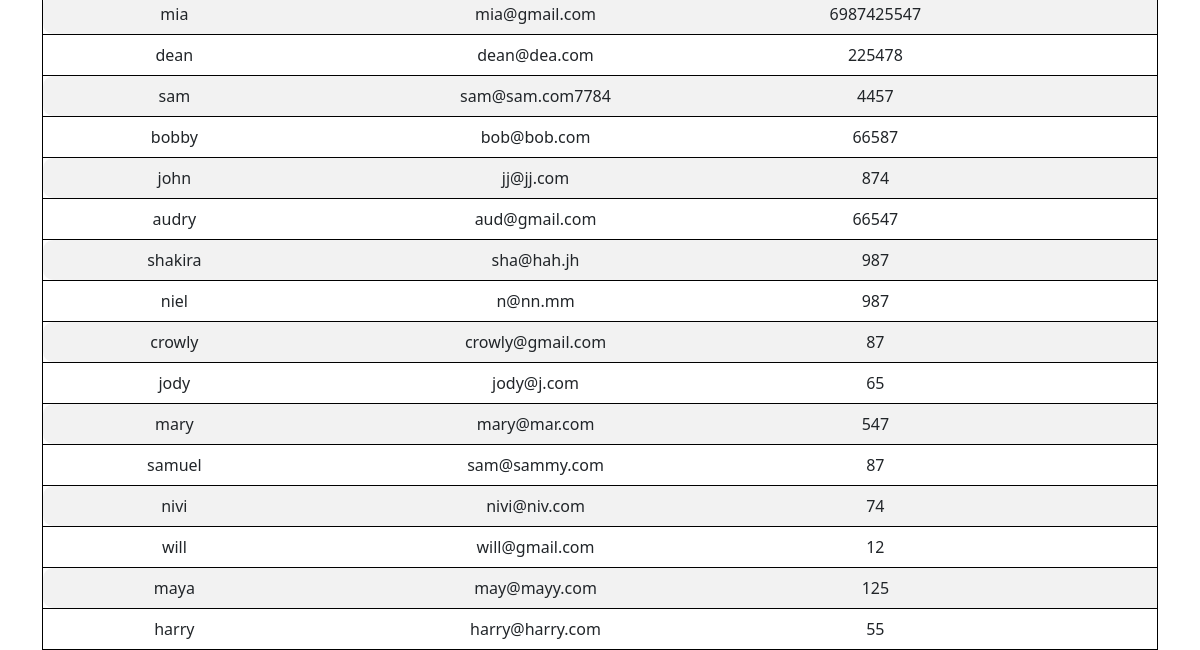
Before: /show/table (lower part) with the older database file.
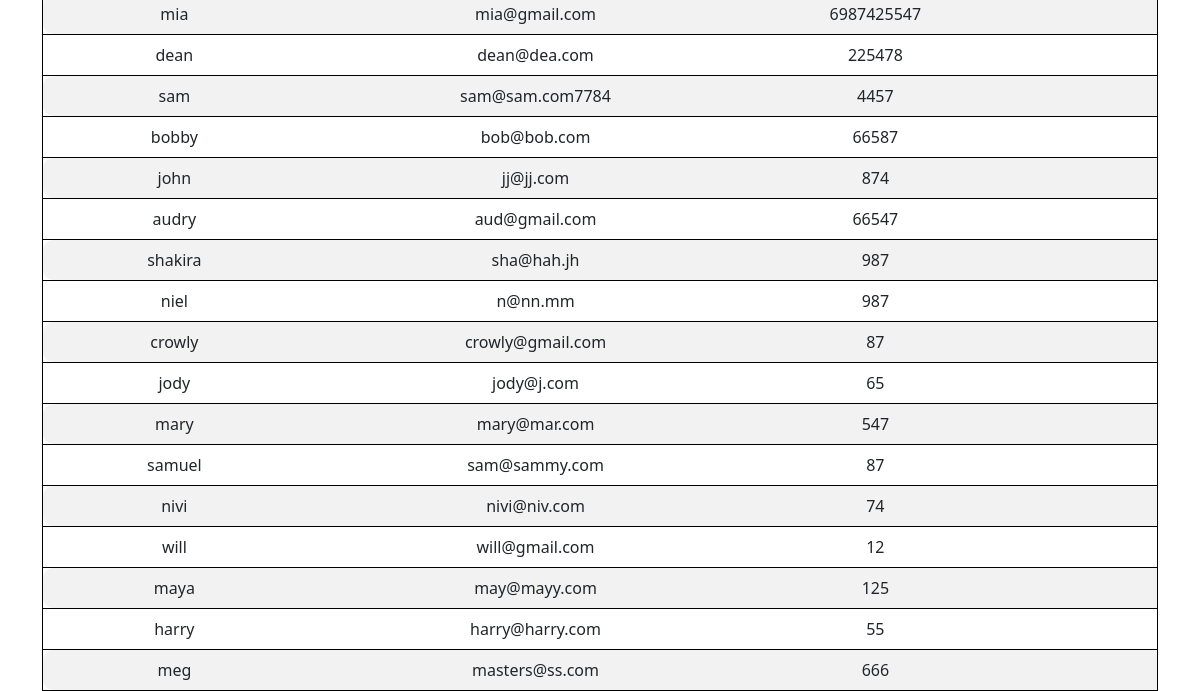
After: the same page with the newer database file.
### app.py (models this page shows)
class User(db.Model, UserMixin):
    user_id = db.Column(db.Integer, primary_key=True, autoincrement=True)
    email = db.Column(db.String(100),unique=True)
    password_hash = db.Column(db.String(500))
    first_name = db.Column(db.String(100),nullable=False)
    middle_name = db.Column(db.String(100),nullable=False)
    last_name = db.Column(db.String(100))
    contact_no =  db.Column(db.String(100),nullable=False)
    alt_contact_no = db.Column(db.String(100), nullable=True, default=None)
    company_id = mapped_column(Integer, ForeignKey("company.comp_id"))
    company = relationship("Company",backref=backref('users', lazy=True))
    is_deleted = db.Column(db.Boolean, default=False)
    created_by = db.Column(db.String(100), nullable=False)
    created_dt = db.Column(db.DateTime(timezone=True), server_default=func.now())
    updated_by = db.Column(db.String(100), nullable=False)
    updated_dt = db.Column(db.DateTime(timezone=True), server_default=func.now())

### app.py (the view)
@app.route("/show/table")
def show_post():
    print("jjjjjjj")
    post = User.query.all()
    return render_template('partials/show.html', post=post)

### templates/partials/show.html (shortened to what this page needs)
{% extends 'base.html' %}
{% block content %}
<head>
    <link href="https://cdnjs.cloudflare.com/ajax/libs/twitter-bootstrap/5.3.0/css/bootstrap.min.css" rel="stylesheet">
    <link href="https://cdn.datatables.net/2.1.3/css/dataTables.bootstrap5.css" rel="stylesheet">
</head>
<body>
    <div class="container text-center">
    <table id="example" class="table table-striped" style="width:100%">
        <tbody class="table-group-divider">
            {% for user in post %}
            <tr class="border border-black">
                <td>{{ user.first_name }}</td>
                <td>{{ user.email }}</td>
                <td>{{ user.contact_no }}</td>
                <td>{{ user.company.name}}</td>
            </tr>
            {% endfor %}
        </tbody>
    </table>
{% endblock %}

Changed rows visible on the page:
added User: first_name "meg", email "masters@ss.com", contact_no "666"
